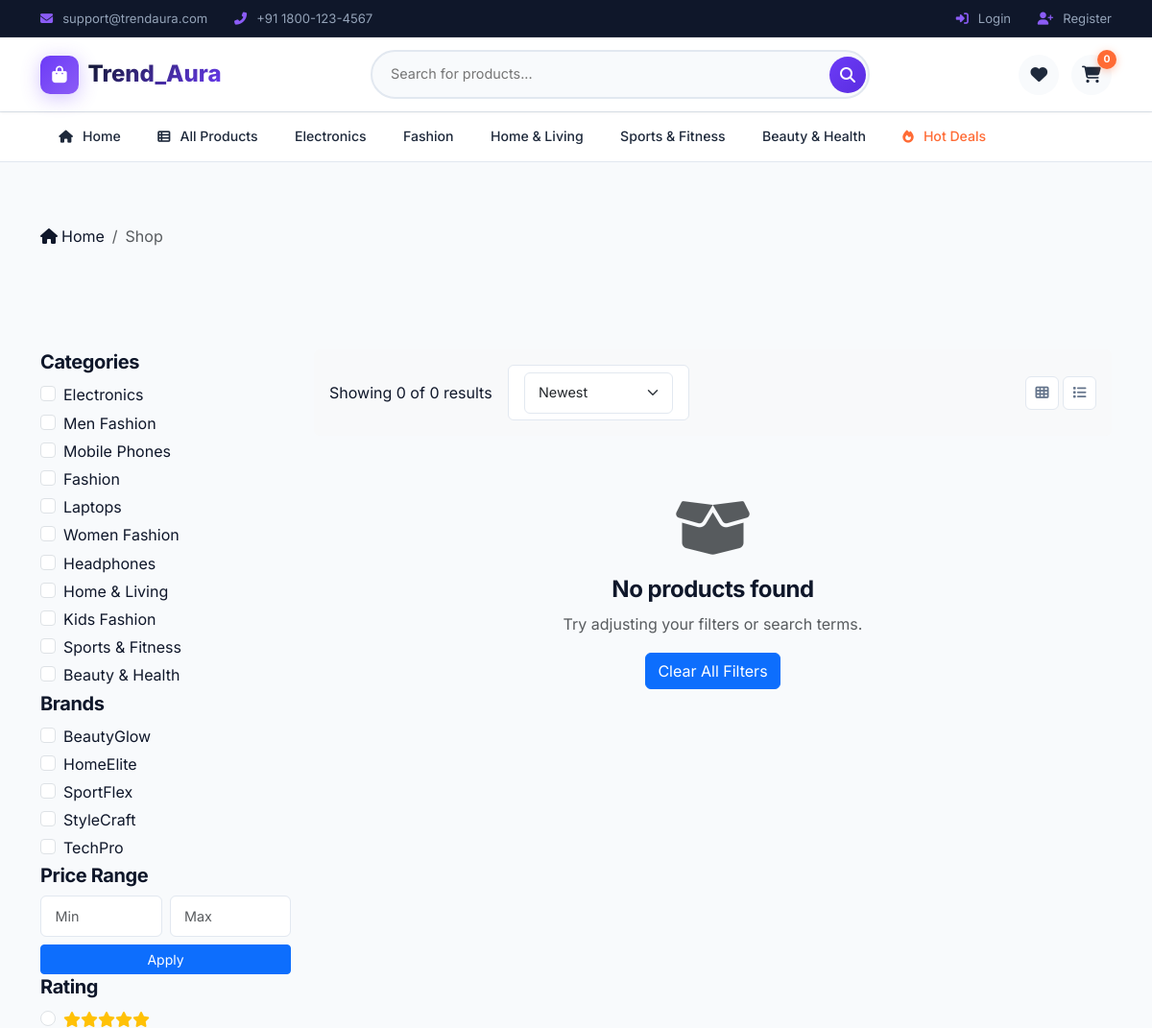
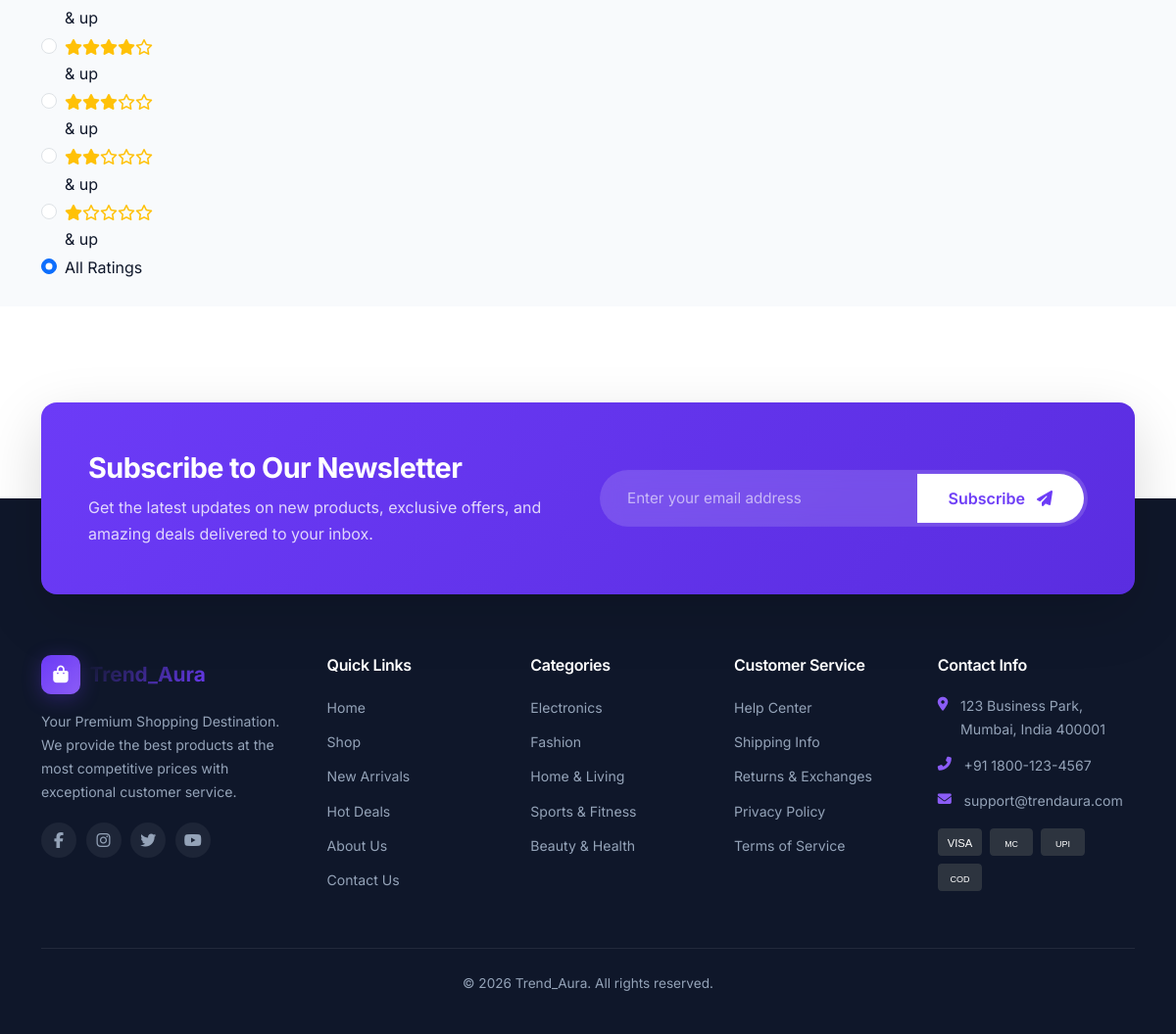
Page /shop.php?category=1 on the committed database (2 pictures, top to bottom).
### tables this page shows
CREATE TABLE settings (
    id INT AUTO_INCREMENT PRIMARY KEY,
    setting_key VARCHAR(100) NOT NULL UNIQUE,
    setting_value TEXT,
    setting_group VARCHAR(50) DEFAULT 'general',
    created_at TIMESTAMP DEFAULT CURRENT_TIMESTAMP,
    updated_at TIMESTAMP DEFAULT CURRENT_TIMESTAMP ON UPDATE CURRENT_TIMESTAMP,
    INDEX idx_settings_key (setting_key),
    INDEX idx_settings_group (setting_group)
);

CREATE TABLE categories (
    id INT AUTO_INCREMENT PRIMARY KEY,
    name VARCHAR(100) NOT NULL,
    slug VARCHAR(100) NOT NULL UNIQUE,
    description TEXT,
    image VARCHAR(255),
    parent_id INT DEFAULT NULL,
    is_active TINYINT(1) DEFAULT 1,
    sort_order INT DEFAULT 0,
    created_at TIMESTAMP DEFAULT CURRENT_TIMESTAMP,
    updated_at TIMESTAMP DEFAULT CURRENT_TIMESTAMP ON UPDATE CURRENT_TIMESTAMP,
    FOREIGN KEY (parent_id) REFERENCES categories(id) ON DELETE SET NULL,
    INDEX idx_categories_slug (slug),
    INDEX idx_categories_active (is_active),
    INDEX idx_categories_parent (parent_id)
);

CREATE TABLE brands (
    id INT AUTO_INCREMENT PRIMARY KEY,
    name VARCHAR(100) NOT NULL,
    slug VARCHAR(100) NOT NULL UNIQUE,
    description TEXT,
    logo VARCHAR(255),
    is_active TINYINT(1) DEFAULT 1,
    created_at TIMESTAMP DEFAULT CURRENT_TIMESTAMP,
    updated_at TIMESTAMP DEFAULT CURRENT_TIMESTAMP ON UPDATE CURRENT_TIMESTAMP,
    INDEX idx_brands_slug (slug)
);

### shop.php (the view, shortened to what the rows shown need)
<?php
include __DIR__ . '/includes/header.php';
$db = db();
$selectedCategories = isset($_GET['categories']) ? $_GET['categories'] : [];
$selectedBrands = isset($_GET['brands']) ? $_GET['brands'] : [];
$allCategories = $db->query("SELECT * FROM categories WHERE is_active = 1 ORDER BY sort_order ASC, name ASC")->fetchAll();
$allBrands = $db->query("SELECT * FROM brands WHERE is_active = 1 ORDER BY name ASC")->fetchAll();
?>
<section class="shop-section py-4">
    <div class="container">
        <div class="row">
            <aside class="col-lg-3 mb-4 mb-lg-0">
                <div class="shop-sidebar">
                    <div class="sidebar-widget">
                        <div class="widget-content">
                            <?php foreach ($allCategories as $cat): ?>
                            <div class="form-check">
                                <input class="form-check-input filter-checkbox" type="checkbox" name="categories[]" value="<?= $cat['id'] ?>" id="cat_<?= $cat['id'] ?>" data-filter="categories" <?= in_array($cat['id'], (array)$selectedCategories) ? 'checked' : '' ?>>
                                <label class="form-check-label" for="cat_<?= $cat['id'] ?>"><?= sanitizeInput($cat['name']) ?></label>
                            </div>
                            <?php endforeach; ?>
                        </div>
                    </div>
                    <div class="sidebar-widget">
                        <div class="widget-content">
                            <?php foreach ($allBrands as $brand): ?>
                            <div class="form-check">
                                <input class="form-check-input filter-checkbox" type="checkbox" name="brands[]" value="<?= $brand['id'] ?>" id="brand_<?= $brand['id'] ?>" data-filter="brands" <?= in_array($brand['id'], (array)$selectedBrands) ? 'checked' : '' ?>>
                                <label class="form-check-label" for="brand_<?= $brand['id'] ?>"><?= sanitizeInput($brand['name']) ?></label>
                            </div>
                            <?php endforeach; ?>
                        </div>
                    </div>
                </div>
            </aside>
        </div>
    </div>
</section>
<?php include __DIR__ . '/includes/footer.php'; ?>

### includes/header.php (shortened to what the rows shown need)
<!DOCTYPE html>
<html lang="en">
<head>
    <link href="https://cdn.jsdelivr.net/npm/bootstrap@5.3.2/dist/css/bootstrap.min.css" rel="stylesheet">
    <link href="https://cdnjs.cloudflare.com/ajax/libs/font-awesome/6.5.1/css/all.min.css" rel="stylesheet">
    <link href="https://cdn.jsdelivr.net/npm/swiper@11/swiper-bundle.min.css" rel="stylesheet">
    <link href="https://cdnjs.cloudflare.com/ajax/libs/toastr.js/latest/toastr.min.css" rel="stylesheet">
    <link href="<?= SITE_URL ?>/assets/css/style.css" rel="stylesheet">
</head>
<body>
    <div class="top-bar">
        <div class="container">
            <div class="row align-items-center">
                <div class="col-md-6">
                    <div class="top-bar-left">
                        <a href="mailto:<?= getSetting('site_email') ?>"><i class="fas fa-envelope"></i> <?= getSetting('site_email') ?></a>
                        <a href="tel:<?= getSetting('site_phone') ?>"><i class="fas fa-phone-alt"></i> <?= getSetting('site_phone') ?></a>
                    </div>
                </div>
            </div>
        </div>
    </div>
    <nav class="main-nav" id="mainNav">
        <div class="container">
            <ul class="nav-menu">
                <?php
                $navCategories = getCategories();
                foreach ($navCategories as $cat):
                ?>
                <li class="nav-item dropdown">
                    <a href="<?= SITE_URL ?>/shop.php?category=<?= $cat['slug'] ?>" class="nav-link">
                        <?= sanitizeInput($cat['name']) ?>
                    </a>
                    <?php
                    $subCats = getCategories($cat['id']);
                    ?>
                </li>
                <?php endforeach; ?>
            </ul>
        </div>
    </nav>
    <main>

### includes/footer.php (shortened to what the rows shown need)
    </main>
    <footer class="main-footer">
        <div class="container">
            <div class="footer-grid">
                <div class="footer-col">
                    <ul class="footer-links">
                        <?php foreach (getCategories() as $cat): ?>
                        <li><a href="<?= SITE_URL ?>/shop.php?category=<?= $cat['slug'] ?>"><?= sanitizeInput($cat['name']) ?></a></li>
                        <?php endforeach; ?>
                    </ul>
                </div>
                <div class="footer-col">
                    <ul class="footer-contact">
                        <li><i class="fas fa-map-marker-alt"></i> <?= getSetting('site_address') ?></li>
                        <li><i class="fas fa-phone-alt"></i> <?= getSetting('site_phone') ?></li>
                        <li><i class="fas fa-envelope"></i> <?= getSetting('site_email') ?></li>
                    </ul>
                </div>
            </div>
        </div>
    </footer>
</body>
</html>

### rows in the picture
settings: setting_value "support@trendaura.com"
settings: setting_value "+91 1800-123-4567"
categories: name "Electronics"
categories: name "Fashion"
categories: name "Home & Living"
categories: name "Sports & Fitness"
categories: name "Beauty & Health"
categories: name "Men Fashion"
categories: name "Mobile Phones"
categories: name "Laptops"
categories: name "Women Fashion"
categories: name "Headphones"
categories: name "Kids Fashion"
brands: name "BeautyGlow"
brands: name "HomeElite"
brands: name "SportFlex"
brands: name "StyleCraft"
brands: name "TechPro"
settings: setting_value "123 Business Park, Mumbai, India 400001"

### other values in the picture
SITE_NAME "Trend_Aura"
$cartCount "0"
$countText "Showing 0 of 0 results"
SITE_TAGLINE "Your Premium Shopping Destination"
